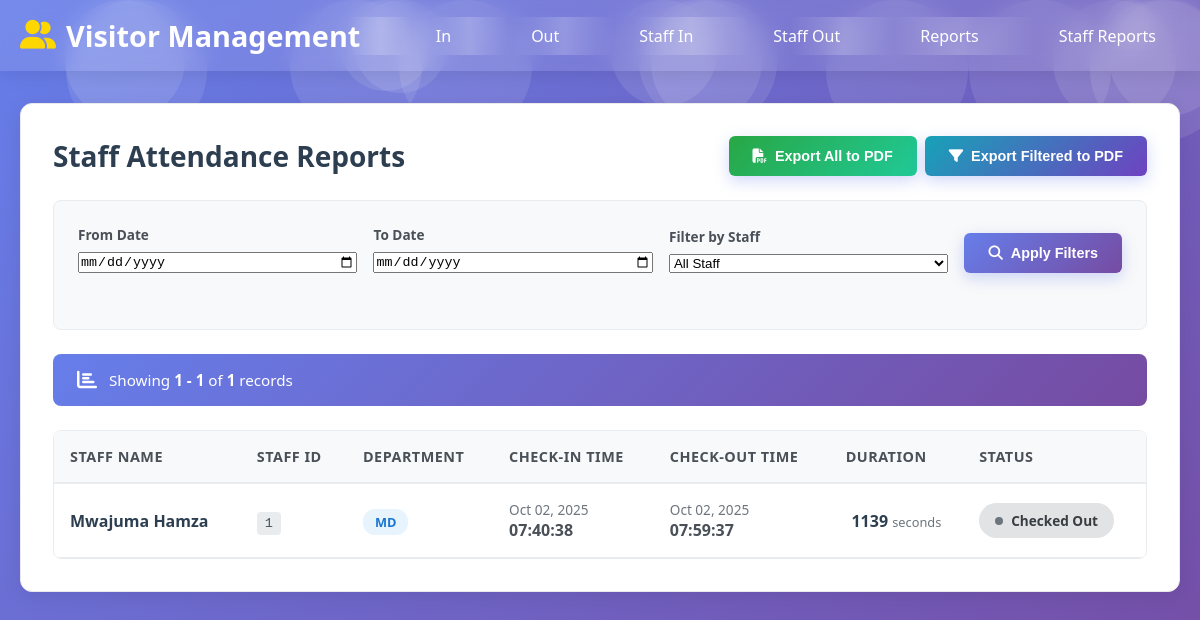
Page /staff/reports/ (signed in) on the earlier database version.
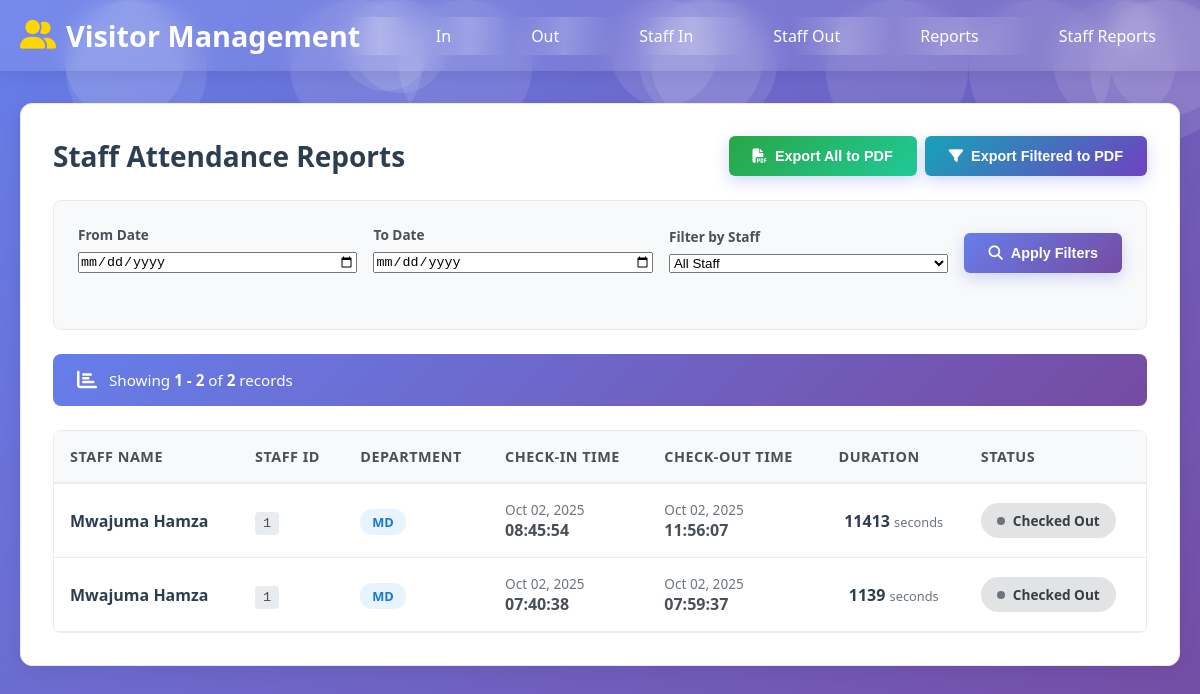
Same page on the later database version.
### visitor_app/models.py (models this page shows, shortened)
class StaffCheckInOut(models.Model):
    staff = models.ForeignKey(Staff, on_delete=models.CASCADE)
    check_in_time = models.DateTimeField(auto_now_add=True)
    check_out_time = models.DateTimeField(blank=True, null=True)
    is_checked_in = models.BooleanField(default=True)
    def duration(self):
        if self.check_out_time:
            return self.check_out_time - self.check_in_time
        return timezone.now() - self.check_in_time

class Staff(models.Model):
    name = models.CharField(max_length=100)
    staff_id = models.CharField(max_length=20, unique=True)
    email = models.EmailField()
    department = models.CharField(max_length=100)
    phone = models.CharField(max_length=20, blank=True, null=True)
    is_active = models.BooleanField(default=True)
    date_joined = models.DateField(default=timezone.now)

### visitor_app/decorators.py (the view)
    def _wrapped_view(request, *args, **kwargs):
        if not request.user.is_authenticated:
            return render(request, 'visitor_app/access_denied.html', {
                'message': 'Please log in to access this page.'
            })
        if not request.user.is_staff:
            return render(request, 'visitor_app/access_denied.html', {
                'message': 'Access denied. Admin privileges required.'
            })
        return view_func(request, *args, **kwargs)

### visitor_app/templates/visitor_app/staff_reports.html (shortened to what this page needs)
{% extends 'visitor_app/base.html' %}
{% block content %}
<div class="card">
    <div class="header-actions">
        <h2>Staff Attendance Reports</h2>
        <div class="export-actions">
            <button type="button" class="btn btn-success" onclick="generatePDF('all')">
                <i class="fas fa-file-pdf"></i> Export All to PDF
            </button>
            <button type="button" class="btn btn-info" onclick="generatePDF('filtered')">
                <i class="fas fa-filter"></i> Export Filtered to PDF
            </button>
        </div>
    </div>
    <div class="filters-section">
        <form method="get" class="filter-form" id="filterForm">
            <div class="filter-group">
                <label for="start-date">From Date</label>
                <input type="date" name="start_date" value="{{ start_date_filter }}" class="form-control" id="start-date">
            </div>
            <div class="filter-group">
                <label for="end-date">To Date</label>
                <input type="date" name="end_date" value="{{ end_date_filter }}" class="form-control" id="end-date">
            </div>
            <div class="filter-group">
                <label for="staff-filter">Filter by Staff</label>
                <select name="staff" class="form-control" id="staff-filter">
                    <option value="">All Staff</option>
                </select>
            </div>
            <div class="filter-actions">
                <button type="submit" class="btn btn-primary">
                    <i class="fas fa-search"></i> Apply Filters
                </button>
            </div>
        </form>
    </div>
    <div class="results-summary">
        <div class="summary-content">
            <i class="fas fa-chart-bar summary-icon"></i>
            <span class="summary-text">
                Showing <strong>{{ staff_records.start_index }} - {{ staff_records.end_index }}</strong>
                of <strong>{{ staff_records.paginator.count }}</strong> records
            </span>
        </div>
    </div>
    <div class="table-container" id="reportTable">
        <table class="table">
            <thead>
                <tr>
                    <th class="staff-name">Staff Name</th>
                    <th class="staff-id">Staff ID</th>
                    <th class="department">Department</th>
                    <th class="check-in">Check-in Time</th>
                    <th class="check-out">Check-out Time</th>
                    <th class="duration">Duration</th>
                    <th class="status">Status</th>
                </tr>
            </thead>
            <tbody>
                {% for record in staff_records %}
                <tr class="{% if record.is_checked_in %}current-session{% endif %}">
                    <td class="staff-name">
                        <div class="staff-info">
                            <strong>{{ record.staff.name }}</strong>
                        </div>
                    </td>
                    <td class="staff-id">
                        <code>{{ record.staff.staff_id }}</code>
                    </td>
                    <td class="department">
                        <span class="dept-badge">{{ record.staff.department }}</span>
                    </td>
                    <td class="check-in">
                        <div class="time-display">
                            <div class="date">{{ record.check_in_time|date:"M d, Y" }}</div>
                            <div class="time">{{ record.check_in_time|date:"H:i:s" }}</div>
                        </div>
                    </td>
                    <td class="check-out">
                        {% if record.check_out_time %}
                        <div class="time-display">
                            <div class="date">{{ record.check_out_time|date:"M d, Y" }}</div>
                            <div class="time">{{ record.check_out_time|date:"H:i:s" }}</div>
                        </div>
                        {% else %}
                        <span class="no-checkout">—</span>
                        {% endif %}
                    </td>
                    <td class="duration">
                        {% if record.check_out_time %}
                            {% with duration=record.duration %}
                            <div class="duration-display">
                                <span class="duration-value">{{ duration.total_seconds|floatformat:0 }}</span>
                                <span class="duration-unit">seconds</span>
                            </div>
                            {% endwith %}
                        {% else %}
                        <div class="in-progress">
                            <span class="pulse-dot"></span>
                            In progress
                        </div>
                        {% endif %}
                    </td>
                    <td class="status">
                        {% if record.is_checked_in %}
                        <span class="status-badge status-checked-in">
                            <span class="status-dot"></span>
                            Checked In
                        </span>
                        {% else %}
                        <span class="status-badge status-checked-out">
                            <span class="status-dot"></span>
                            Checked Out
                        </span>
                        {% endif %}
                    </td>
                </tr>
                {% endfor %}
            </tbody>
        </table>
    </div>
</div>
{% endblock %}

### visitor_app/templates/visitor_app/base.html (shortened to what this page needs)
<!DOCTYPE html>
<html lang="en">
<head>
    <link rel="stylesheet" href="https://cdnjs.cloudflare.com/ajax/libs/font-awesome/6.4.0/css/all.min.css">
</head>
<body>
    <div class="animated-bg" id="animatedBg"></div>
    <nav class="navbar">
        <div class="nav-container">
            <a href="{% url 'home' %}" class="logo">
                <i class="fas fa-user-friends"></i>
                Visitor Management
            </a>
            <ul class="nav-links">
                <li><a href="{% url 'checkin' %}">In</a></li>
                <li><a href="{% url 'checkout' %}">Out</a></li>
                <li><a href="{% url 'staff_checkin' %}">Staff In</a></li>
                <li><a href="{% url 'staff_checkout' %}">Staff Out</a></li>
                {% if user.is_authenticated and user.is_staff %}
                <li><a href="{% url 'reports' %}">Reports</a></li>
                <li><a href="{% url 'staff_reports' %}">Staff Reports</a></li>
                {% endif %}
            </ul>
        </div>
    </nav>
    <div class="container">
        {% block content %}{% endblock %}
    </div>
</body>
</html>

### visitor_app/templates/visitor_app/base.html (style rules this page uses)
* { margin: 0; padding: 0; box-sizing: border-box; }
body { font-family: 'Segoe UI', Tahoma, Geneva, Verdana, sans-serif; background: linear-gradient(135deg, #667eea 0%, #764ba2 100%); color: #333; min-height: 100vh; }
.animated-bg { position: fixed; top: 0; left: 0; width: 100%; height: 100%; z-index: -1; overflow: hidden; }
.navbar { background: rgba(255, 255, 255, 0.1); backdrop-filter: blur(10px); padding: 1rem 0; box-shadow: 0 2px 20px rgba(0,0,0,0.1); position: relative; z-index: 1000; }
.nav-container { max-width: 1200px; margin: 0 auto; padding: 0 20px; display: flex; justify-content: space-between; align-items: center; }
.logo { color: white; font-size: 1.8rem; font-weight: bold; text-decoration: none; display: flex; align-items: center; gap: 10px; animation: slideInLeft 1s ease-out; z-index: 1001; }
.logo i { color: #ffd700; animation: bounce 2s infinite; }
.nav-links { display: flex; list-style: none; gap: 2rem; animation: slideInRight 1s ease-out; }
.nav-links a { color: white; text-decoration: none; padding: 0.5rem 1.5rem; border-radius: 25px; transition: all 0.3s ease; position: relative; overflow: hidden; font-weight: 500; white-space: nowrap; }
.nav-links a::before { content: ''; position: absolute; top: 0; left: -100%; width: 100%; height: 100%; background: linear-gradient(90deg, transparent, rgba(255,255,255,0.2), transparent); transition: left 0.5s; }
.container { max-width: 1200px; margin: 2rem auto; padding: 0 20px; transition: transform 0.3s ease; }
.card { background: rgba(255, 255, 255, 0.95); border-radius: 20px; padding: 2.5rem; box-shadow: 0 15px 35px rgba(0,0,0,0.1); margin-bottom: 2rem; backdrop-filter: blur(10px); border: 1px solid rgba(255, 255, 255, 0.2); animation: fadeInUp 1s ease-out; transition: transform 0.3s ease, box-shadow 0.3s ease; }
.btn { background: linear-gradient(135deg, #667eea 0%, #764ba2 100%); color: white; padding: 0.8rem 2rem; border: none; border-radius: 25px; cursor: pointer; font-size: 1rem; font-weight: 600; text-decoration: none; display: inline-block; transition: all 0.3s ease; box-shadow: 0 5px 15px rgba(102, 126, 234, 0.3); position: relative; overflow: hidden; }
.btn::before { content: ''; position: absolute; top: 0; left: -100%; width: 100%; height: 100%; background: linear-gradient(90deg, transparent, rgba(255,255,255,0.3), transparent); transition: left 0.5s; }
.filter-form { display: flex; gap: 1rem; margin-bottom: 2rem; flex-wrap: wrap; }

Differences in the rows shown:
added StaffCheckInOut: staff.name "Mwajuma Hamza", staff.staff_id "1", staff.department "MD", check_in_time "Oct 02, 2025", check_in_time "08:45:54", check_out_time "Oct 02, 2025", check_out_time "11:56:07", duration.total_seconds "11413", is_checked_in False (drawn)
Other differences:
{{ staff_records.end_index }}: "1" → "2"
{{ staff_records.paginator.count }}: "1" → "2"
